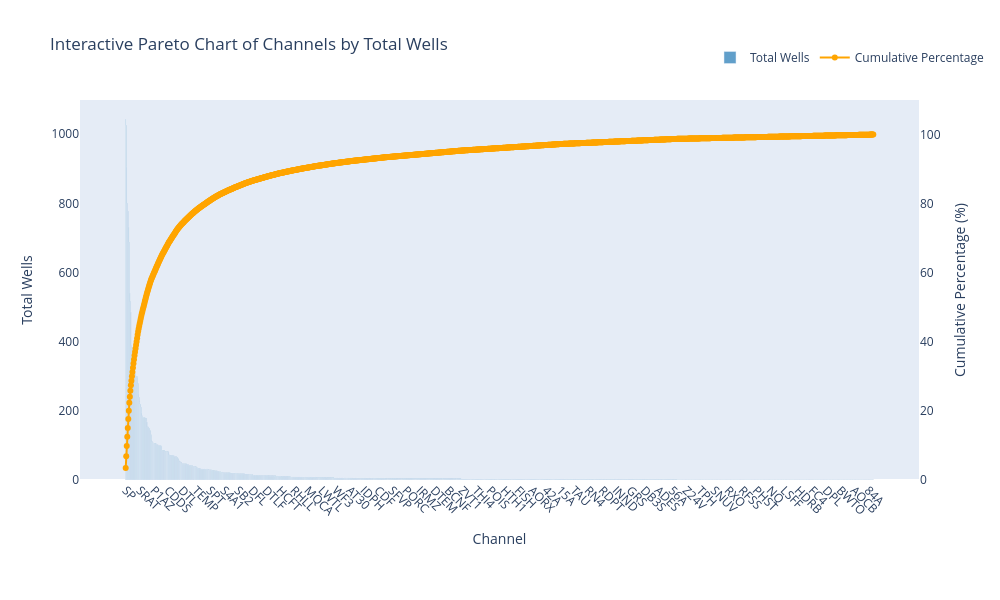

Notebook code for this chart:
### Markdown cell above
Analysis on the distribution of channels in the dataset.

The goal is to identify the most common channels and their frequency to improve data processing and analysis.

### Code cell
import plotly.graph_objs as go
import plotly.offline as pyo

# Create bar trace for total_wells
bar_trace = go.Bar(
    x=df['channel'],
    y=df['total_wells'],
    name='Total Wells',
    marker=dict(color='rgba(31, 119, 180, 0.7)')
)

# Create line trace for cumulative percentage
line_trace = go.Scatter(
    x=df['channel'],
    y=df['cumperc'],
    name='Cumulative Percentage',
    yaxis='y2',
    mode='lines+markers',
    line=dict(color='orange', width=2)
)

layout = go.Layout(
    title='Interactive Pareto Chart of Channels by Total Wells',
    xaxis=dict(title='Channel', tickangle=45),
    yaxis=dict(title='Total Wells', showgrid=False),
    yaxis2=dict(
        title='Cumulative Percentage (%)',
        overlaying='y',
        side='right',
        range=[0, 110],
        showgrid=False
    ),
    legend=dict(x=0.75, y=1.15, orientation='h'),
    margin=dict(b=120),
    width=1000,
    height=600
)

fig_plotly = go.Figure(data=[bar_trace, line_trace], layout=layout)
pyo.iplot(fig_plotly)

### Figure 1 — Plotly figure (JSON) as saved in the notebook; plotly's stock layout.template omitted (floating-point values rounded to 4 significant figures; data arrays with more than 128 entries replaced by an {"elided": "..."} marker saying what was removed)
{"data": [{"marker": {"color": "rgba(31, 119, 180, 0.7)"}, "name": "Total Wells", "type": "bar", "x": {"elided": "1442 str values"}, "y": {"elided": "1442 int values"}}, {"line": {"color": "orange", "width": 2}, "mode": "lines+markers", "name": "Cumulative Percentage", "type": "scatter", "x": {"elided": "1442 str values"}, "y": {"elided": "1442 float values"}, "yaxis": "y2"}], "layout": {"height": 600, "legend": {"orientation": "h", "x": 0.75, "y": 1.15}, "margin": {"b": 120}, "title": {"text": "Interactive Pareto Chart of Channels by Total Wells"}, "width": 1000, "xaxis": {"tickangle": 45, "title": {"text": "Channel"}}, "yaxis": {"showgrid": false, "title": {"text": "Total Wells"}}, "yaxis2": {"overlaying": "y", "range": [0, 110], "showgrid": false, "side": "right", "title": {"text": "Cumulative Percentage (%)"}}}}
